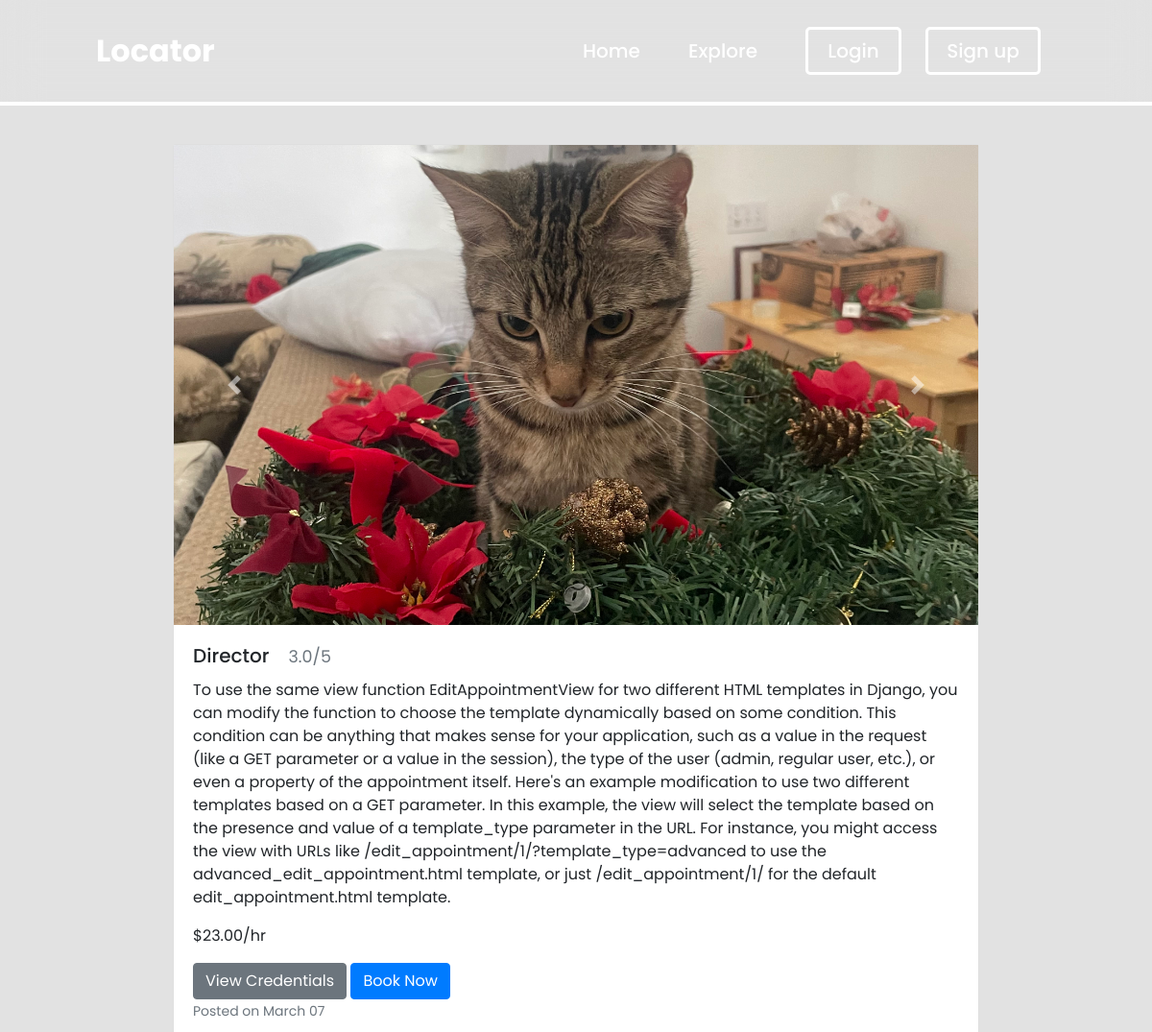
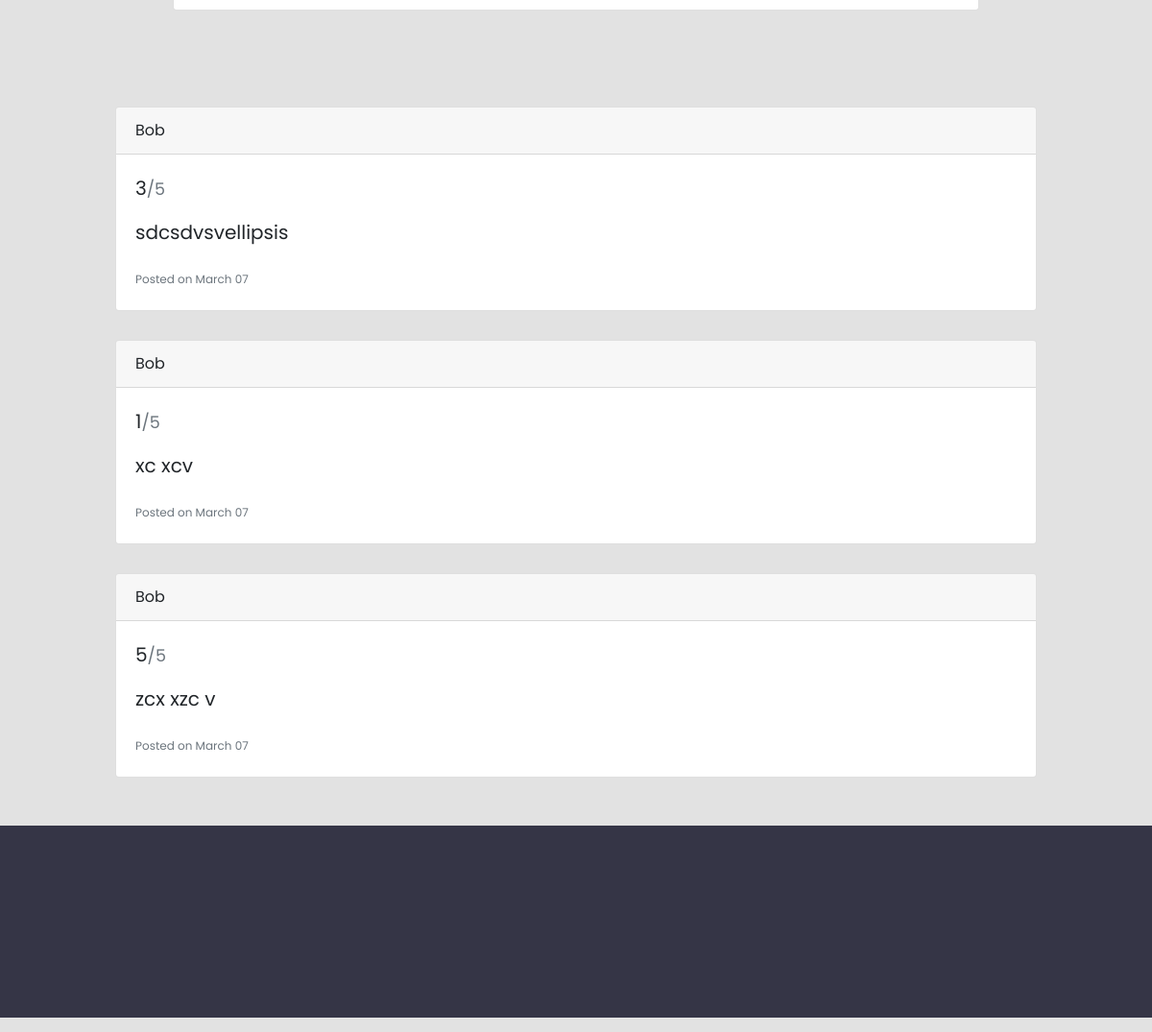
The page /serviceview/KVWNBB/ on the database its author committed (2 pictures, top to bottom).
### posting_service/models.py (models this page shows)
class Photo(models.Model):
    service = models.ForeignKey(Service, on_delete=models.CASCADE, null=True, blank=True)
    service_img = models.ImageField(upload_to='images/', null=True, blank=True)

class Service(models.Model):
  ServiceID = models.CharField(max_length=8, default=generate_unique_code, unique=True)
  freelancer = models.ForeignKey(User, on_delete=models.CASCADE, null=True, blank=True)
  serviceName = models.CharField(max_length=250)
  description = models.TextField()
  price = models.DecimalField(max_digits=10, decimal_places=2)
  credentials = models.FileField(upload_to='documents/', null=True, blank=True)
  created_at = models.DateTimeField(auto_now_add=True)

### reviews/models.py (models this page shows)
class Review(models.Model):
  ReviewID = models.CharField(max_length=8, default=generate_unique_code, unique=True)
  service = models.ForeignKey(Service, on_delete=models.CASCADE)
  client = models.ForeignKey(User, on_delete=models.CASCADE)
  rating = models.PositiveIntegerField()
  comment = models.TextField()
  created_at = models.DateTimeField(auto_now_add=True)

### posting_service/views.py (the view)
# urls.py: path('serviceview/<str:service_id>/', ServicePageView, name="service_page"),
def ServicePageView(request, service_id):
  service = Service.objects.get(ServiceID=service_id)
  reviews = Review.objects.filter(service=service)
  photos = Photo.objects.filter(service=service)
  average_rating = reviews.aggregate(Avg('rating'))['rating__avg'] or 0
  average_rating_rounded = round(average_rating, 2)
  if request.method == "POST":
    form = ReviewForm(request.POST)
    if form.is_valid():
      review = form.save(commit=False)
      review.client = request.user
      review.service = service
      review.rating = form.cleaned_data['rating']
      review.comment = form.cleaned_data['comment']
      review.save()
      return redirect('/serviceview/' + service_id)
  else:
    form = ReviewForm()
  return render(request, 'service_page.html', {'form' : form, 'service' : service, 'reviews' : reviews, 'photos':photos,'average_rating': average_rating_rounded})

### reviews/models.py (called while the page is built)
def generate_unique_code():
    length = 6
    while True:
        ReviewID = ''.join(random.choices(string.ascii_uppercase, k=length))
        if Review.objects.filter(ReviewID=ReviewID).count() == 0:
            break
    return ReviewID

### posting_service/templates/service_page.html (shortened to what this page needs)
{% extends "base.html" %}
{% load static %}
{% block content %}
  <div class="card" style="width: 70%; margin-left: 50%; transform: translate(-50%);">
    {% if photos %}
      <div id="carouselExampleControls" class="carousel slide" data-ride="carousel">
        <div class="carousel-inner">
          {% for photo in photos %}
            <div class="carousel-item {% if forloop.first %}active{% endif %}">
              <img src="{{ photo.service_img.url }}" class="d-block w-100" style="height:500px; object-fit: cover;">
            </div>
          {% endfor %}
        </div>
        <button class="carousel-control-prev" type="button" data-target="#carouselExampleControls" data-slide="prev">
          <span class="carousel-control-prev-icon" aria-hidden="true"></span>
        </button>
        <button class="carousel-control-next" type="button" data-target="#carouselExampleControls" data-slide="next">
          <span class="carousel-control-next-icon" aria-hidden="true"></span>
        </button>
      </div>
    {% else %}
      <img src="{% static "img/IMG2.jpg" %}" class="card-img-top" style="height:500px; object-fit: cover;">
    {% endif %}
    <div class="card-body">
      <h5 class="card-title"> {{ service.serviceName }}
        {% if average_rating != 0 %}
          <small class="text-muted" style="margin-left:15px;">{{ average_rating }}/5</small>
        {% endif %}</h5>
      <p class="card-text">{{ service.description }}</p>
      <p class="card-text">${{ service.price }}/hr</p>
      {% if service.credentials %}
        <a href="{{ service.credentials.url }}" class="btn btn-secondary" download>View Credentials</a>
      {% endif %}
      <a href="{% url 'appointments:book' service.ServiceID %}" class="btn btn-primary">Book Now</a>
      <p class="card-text"><small class="text-muted">Posted on {{service.created_at|date:"N d"}}</small></p>
    </div>
  </div>
  {% for review in reviews %}
    <div class="card" style="width: 80%; margin-left: 50%; transform: translate(-50%);">
      <div class="card-header">
        {{ review.client.first_name }}
      </div>
      <div class="card-body">
        <blockquote class="blockquote mb-0">
          <p> {{ review.rating }}<small class="text-muted">/5</small></p>
          <p> {{ review.comment }}</p>
          <small class="text-muted" style="font-size: 12px;">Posted on {{review.created_at|date:"N d"}}</small>
        </blockquote>
      </div>
    </div>
  {% endfor %}
{% endblock content %}

### frontend/static/css/test.css (style rules this page uses)
:root { --primarycolor: rgb(255, 0, 93); --secondarycolor: #ffbfbf; }
* { margin:0; padding: 0; box-sizing:border-box; font-family: "Poppins", sans-serif; }
html, body { height:2000px; background: rgb(226, 226, 226); }
::placeholder { color:var(--secondarycolor); }

### rows shown on the page
Photo: service_img (picture)
Service: serviceName "Director", description "To use the same view function EditAppointmentView for two different HTML templates in Django, you can modify the function to choose the template dynamically based on some condition. This condition can be anything that makes sense for your application, such as a value in the request (like a GET parameter or a value in the session), the type of the user (admin, regular user, etc.), or even a property of the appointment itself. Here's an example modification to use two different templates based on a GET parameter. In this example, the view will select the template based on the presence and value of a template_type parameter in the URL. For instance, you might access the view with URLs like…", price "23.00", created_at "March 07"
Review: client.first_name "Bob", rating "3", comment "sdcsdvsvellipsis", created_at "March 07"
Review: client.first_name "Bob", rating "1", comment "xc xcv", created_at "March 07"
Review: client.first_name "Bob", rating "5", comment "zcx xzc v", created_at "March 07"

### other values the page prints
{{ average_rating }} "3.0"
